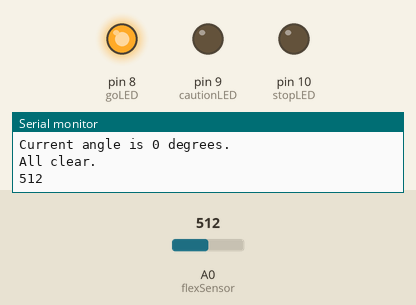
Recording of a sketch running on a simulated Arduino Uno, built with avr-gcc and run on an emulated ATmega328P. Shown: output pins drawn as LEDs (lit = HIGH), the last lines printed to the serial monitor. Inputs (shaded band) come from the test bench; at power-on: A0 (flexSensor) = 512.

Above: at 1.3 s.
1.4 s: A0 (flexSensor) set to 740
3.2 s: A0 (flexSensor) set to 764
At 4.7 s:
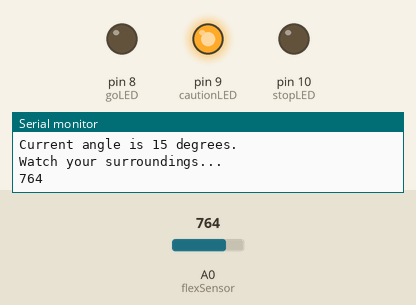
5.5 s: A0 (flexSensor) set to 842
7.2 s: A0 (flexSensor) set to 867
At 9.2 s:
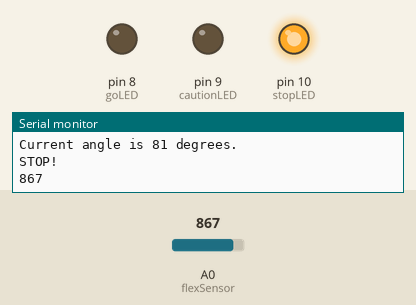
9.5 s: A0 (flexSensor) set to 840
At 10.9 s:
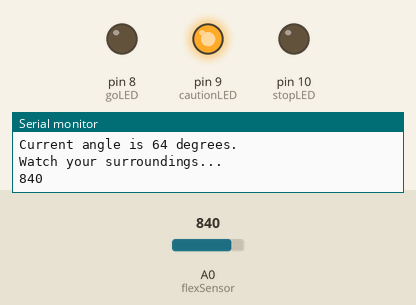
11.5 s: A0 (flexSensor) set to 860
At 12.5 s:
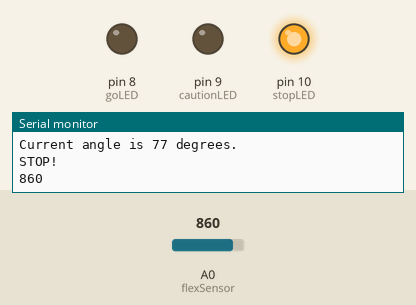
Timing chart, 0 to 14.5 s (numbered marks = the images above; inputs shaded):
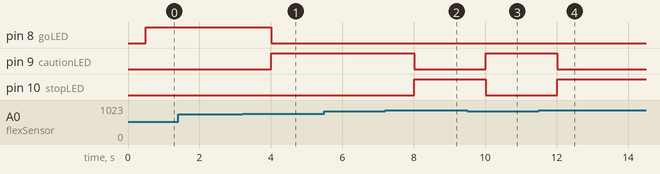

The sketch:

Flex_sensor.ino
```cpp
const int flexSensor = A0;
int stopLED = 10; //stop LED
int cautionLED = 9; //cautionLED
int goLED = 8;  //goLED

void setup() {
  // put your setup code here, to run once:
  Serial.begin(9600);
  pinMode(stopLED, OUTPUT);
  pinMode(cautionLED, OUTPUT);
  pinMode(goLED, OUTPUT);
  pinMode(flexSensor, INPUT);

}

void loop() {
  // put your main code here, to run repeatedly:
  int flexAngle = analogRead(flexSensor);
  Serial.println(flexAngle);
  delay(500);
  int flexPosition = map(flexAngle, 740, 880, 0, 90);
  flexPosition = constrain(flexPosition, 0, 90);
  Serial.println("Current angle is " + String(flexPosition) + " degrees.");
//  normal: 741
//  stop: 850
//  caution 815
  if (flexAngle > 755 && flexAngle < 850){
    //caution
    digitalWrite(goLED, LOW);
    digitalWrite(cautionLED, HIGH);
    digitalWrite(stopLED, LOW);
    Serial.println("Watch your surroundings...");
    Serial.println();
  }
  else if(flexAngle >= 850){
    //full stop
    digitalWrite(goLED, LOW);
    digitalWrite(cautionLED, LOW);
    digitalWrite(stopLED, HIGH);
    Serial.println("STOP!");//full stop
    Serial.println();
  }
  else {
    //go time
    digitalWrite(goLED, HIGH);
    digitalWrite(cautionLED, LOW);
    digitalWrite(stopLED, LOW);
    Serial.println("All clear.");
    Serial.println();
  }
}
```

Measured:
- the behaviour switches between 755 and 756 on A0 (flexSensor) (found by bisection; images 0 and 1)
- the behaviour switches between 849 and 850 on A0 (flexSensor) (found by bisection; images 1 and 2)
- after the input at 3.2 s, pin 8 (goLED): HIGH → LOW after 0.81 s; pin 9 (cautionLED): LOW → HIGH after 0.81 s
- after the input at 7.2 s, pin 9 (cautionLED): HIGH → LOW after 0.81 s; pin 10 (stopLED): LOW → HIGH after 0.81 s
- after the input at 9.5 s, pin 9 (cautionLED): LOW → HIGH after 0.52 s; pin 10 (stopLED): HIGH → LOW after 0.52 s
- after the input at 11.5 s, pin 9 (cautionLED): HIGH → LOW after 0.52 s; pin 10 (stopLED): LOW → HIGH after 0.52 s
